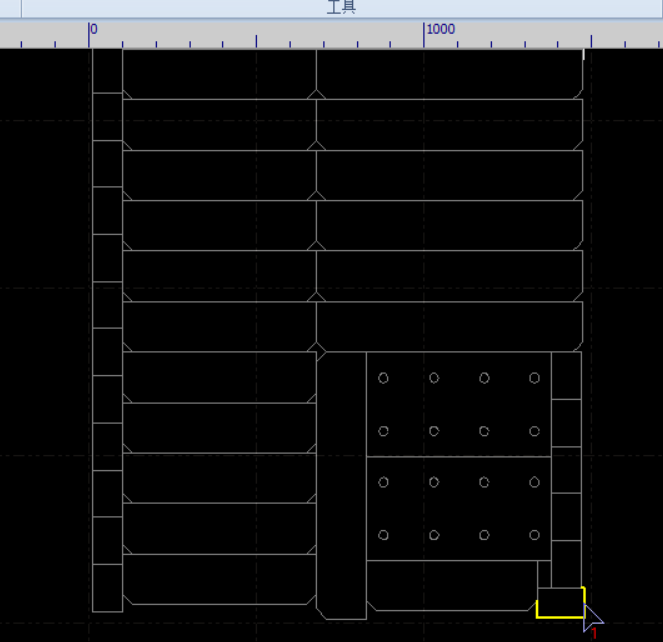
#> input picture ai_control_toolpath/light.png, 663 x 642 px
$ python HoughLinesP.py
#> lines starting #> are read from the running program, lines starting #| are printed output that depends on the picture; after the words box and inside, x2 and y2 are one past the last pixel; in counts of white or black regions, pixels touching at a corner belong together
import cv2
import numpy as np
from tkinter import Tk
from tkinter.filedialog import askopenfilename
import matplotlib.pyplot as plt

Tk().withdraw()

print("请选择一张刀路图（S形，从下往上走）...")
file_path = askopenfilename(
    title="选择刀路图像",
    filetypes=[("Image files", "*.jpg *.jpeg *.png *.bmp")]
)
#> the answer given: light.png

if not file_path:
    print("未选择图片，程序退出。")
    exit()

src = cv2.imread(file_path)
#> src is the input picture: shape (642, 663, 3); mean B, G, R 19.9, 19.4, 18.9
if src is None:
    print("无法读取图片。")
    exit()

height, width = src.shape[:2]
#> height = 642; width = 663

# === 1. 颜色二值化 ===
lower_cyan = np.array([200, 200, 0])
upper_cyan = np.array([255, 255, 50])
binary_lit = cv2.inRange(src, lower_cyan, upper_cyan)
#> binary_lit: shape (642, 663); every value is 0

lower_yellow = np.array([0, 200, 200])
upper_yellow = np.array([50, 255, 255])
binary_unlit = cv2.inRange(src, lower_yellow, upper_yellow)
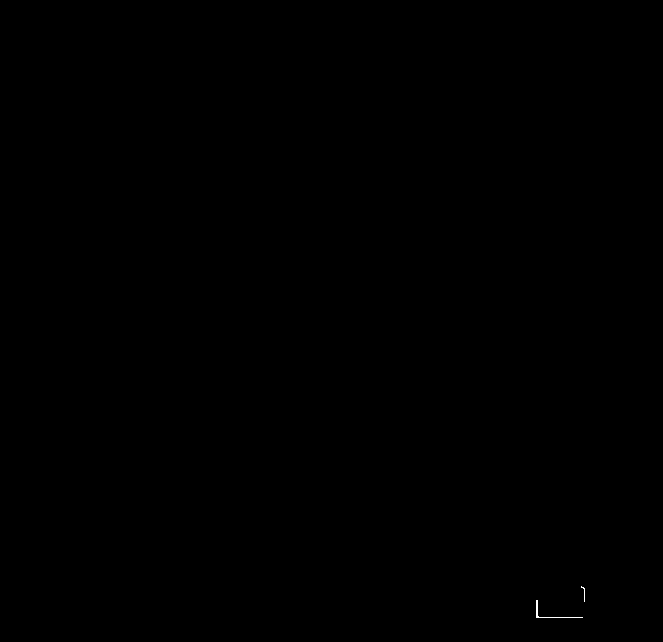
#> binary_unlit: shape (642, 663); 0.02% white in thin lines or dots, all inside (x1, y1, x2, y2) = (536, 586, 585, 618)

# === 2. 合并所有刀路线（用于边缘检测）===
binary_all = cv2.bitwise_or(binary_lit, binary_unlit)

# 可选：轻微膨胀连接断点
kernel = np.ones((2, 2), np.uint8)
binary_all = cv2.dilate(binary_all, kernel, iterations=1)
#> binary_all: shape (642, 663); 0.04% white in thin lines or dots, all inside (x1, y1, x2, y2) = (536, 586, 586, 619)

# Canny 边缘检测（为霍夫变换准备）
edges = cv2.Canny(binary_all, 50, 150, apertureSize=3)
#> edges: shape (642, 663); 0.03% white in thin lines or dots, all inside (x1, y1, x2, y2) = (535, 586, 586, 619)

# === 3. 使用 HoughLinesP 检测线段（比 LSD 更可控）===
lines = cv2.HoughLinesP(
    edges,
    rho=1,
    theta=np.pi / 180,
    threshold=20,          # 累加器阈值，越低越敏感
    minLineLength=15,      # 最小线段长度（像素）
    maxLineGap=8           # 允许的最大间隙（用于连接短线）
)
#> lines = [[535, 616, 582, 616]]

if lines is None or len(lines) == 0:
    print("未检测到任何线段。")
    exit()

all_lines = lines  # shape: (N, 1, 4)
#> all_lines = [[535, 616, 582, 616]]

# === 4. 按行分组 ===
row_height = 25
rows = {}
for line in all_lines:
    x1, y1, x2, y2 = line[0]
    mid_y = (y1 + y2) / 2
    row_id = int(mid_y // row_height)
    if row_id not in rows:
        rows[row_id] = []
    rows[row_id].append((x1, y1, x2, y2))
#> this loop made 1 pass
#> (x1, y1, x2, y2, mid_y, row_id) on pass 1: (535, 616, 582, 616, 616, 24)
#> after the loop, rows = {24: [(535, 616, 582, 616)]}

# === 5-8. 保持原有逻辑不变（从下往上找当前行、分析、可视化）===
sorted_row_ids = sorted(rows.keys())
#> sorted_row_ids = [24]
current_row_info = None

for row_id in sorted_row_ids:
    y_min = row_id * row_height
    y_max = (row_id + 1) * row_height

    has_lit = False
    has_unlit = False
    lit_side = None

    for (x1, y1, x2, y2) in rows[row_id]:
        seg_mask = np.zeros((height, width), dtype=np.uint8)
        cv2.line(seg_mask, (int(x1), int(y1)), (int(x2), int(y2)), 255, thickness=2)

        total = cv2.countNonZero(seg_mask)
        if total == 0:
            continue

        lit_px = cv2.countNonZero(cv2.bitwise_and(seg_mask, binary_lit))
        unlit_px = cv2.countNonZero(cv2.bitwise_and(seg_mask, binary_unlit))

        if lit_px / total > 0.3:
            has_lit = True
            lit_side = 'left' if (x1 + x2) / 2 < width / 2 else 'right'
        if unlit_px / total > 0.3:
            has_unlit = True

    if has_lit and has_unlit:
        current_row_info = {'row_id': row_id, 'y_range': (y_min, y_max), 'lit_side': lit_side}
        break
#> this loop made 1 pass
#> (row_id, y_min, y_max) on pass 1: (24, 600, 625)
#> seg_mask: shape (642, 663); 0.03% white; 1 white region, box (x1, y1, x2, y2) and area: (534, 615, 584, 618) 146

if current_row_info is None:
    total_lit = cv2.countNonZero(binary_lit)
#> total_lit = 0
    if total_lit / (height * width) > 0.9:
        print("\n✅ 刀路已完成。")
    elif sorted_row_ids:
        bottom_row_id = sorted_row_ids[0]
#> bottom_row_id = 24
        y_min = bottom_row_id * row_height
        y_max = (bottom_row_id + 1) * row_height
        current_row_info = {'row_id': bottom_row_id, 'y_range': (y_min, y_max), 'lit_side': None}
        print("\nℹ️ 刀路尚未开始。")

# === 可视化 ===
fig, axes = plt.subplots(1, 3, figsize=(21, 6))

# 原图
axes[0].imshow(cv2.cvtColor(src, cv2.COLOR_BGR2RGB))
axes[0].set_title('原始刀路图')
axes[0].axis('off')

# 线段状态图
status_canvas = np.ones_like(src) * 255
for line in all_lines:
    x1, y1, x2, y2 = line[0]
    seg_mask = np.zeros((height, width), dtype=np.uint8)
    cv2.line(seg_mask, (int(x1), int(y1)), (int(x2), int(y2)), 255, 2)
    total = cv2.countNonZero(seg_mask)
    if total == 0:
        color = (150, 150, 150)
    else:
        lit_px = cv2.countNonZero(cv2.bitwise_and(seg_mask, binary_lit))
        unlit_px = cv2.countNonZero(cv2.bitwise_and(seg_mask, binary_unlit))
        if lit_px / total > 0.3:
            color = (0, 255, 0)
        elif unlit_px / total > 0.3:
            color = (0, 100, 255)
        else:
            color = (150, 150, 150)
    cv2.line(status_canvas, (int(x1), int(y1)), (int(x2), int(y2)), color, 2)
#> this loop made 1 pass
#> (x1, y1, x2, y2, total, lit_px, unlit_px, color) on pass 1: (535, 616, 582, 616, 146, 0, 52, (0, 100, 255))
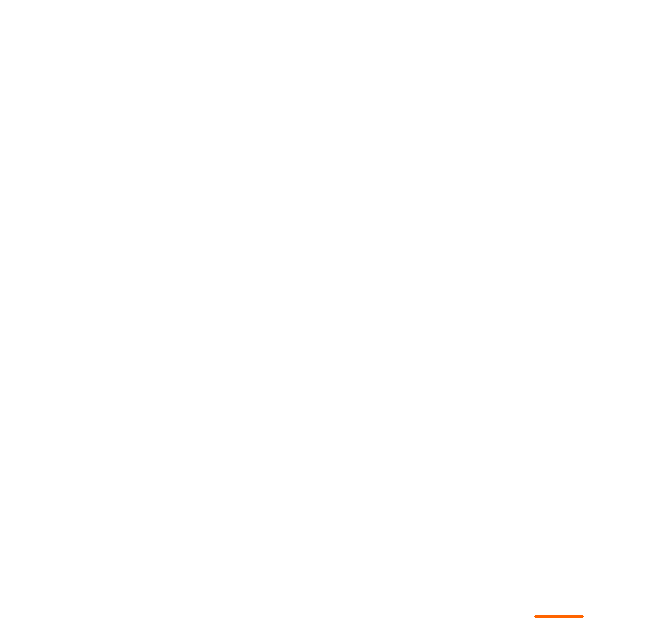
#> status_canvas: shape (642, 663, 3); mean of channels 0, 1, 2 254.9, 254.9, 255; drawn as B, G, R

axes[1].imshow(cv2.cvtColor(status_canvas, cv2.COLOR_BGR2RGB))
axes[1].set_title('检测线段（绿=点亮，橙=未点亮）')
axes[1].axis('off')

# 分析图
result_img = src.copy()
if current_row_info:
    y_min, y_max = current_row_info['y_range']
    cv2.rectangle(result_img, (0, int(y_min)), (width, int(y_max)), (255, 0, 0), 3)
    row_id = current_row_info['row_id']
    if row_id in rows:
        for (x1, y1, x2, y2) in rows[row_id]:
            mid_y = (y1 + y2) / 2
            if y_min <= mid_y <= y_max:
                seg_mask = np.zeros((height, width), dtype=np.uint8)
                cv2.line(seg_mask, (int(x1), int(y1)), (int(x2), int(y2)), 255, 2)
                lit_px = cv2.countNonZero(cv2.bitwise_and(seg_mask, binary_lit))
                unlit_px = cv2.countNonZero(cv2.bitwise_and(seg_mask, binary_unlit))
                color = (0, 255, 0) if lit_px > unlit_px else (0, 100, 255)
                cv2.line(result_img, (int(x1), int(y1)), (int(x2), int(y2)), color, 2)
#> this loop made 1 pass
#> (x1, y1, x2, y2, mid_y, lit_px, unlit_px, color) on pass 1: (535, 616, 582, 616, 616, 0, 52, (0, 100, 255))
#> result_img: shape (642, 663, 3); mean B, G, R 23.9, 19.3, 18.9
    text = f"当前行: {'左' if current_row_info['lit_side'] == 'left' else '右'}已点亮" \
           if current_row_info['lit_side'] else "起始行"
#> text = '起始行'
    cv2.putText(result_img, text, (10, int(y_min) + 20), cv2.FONT_HERSHEY_SIMPLEX, 0.6, (255, 255, 255), 2)
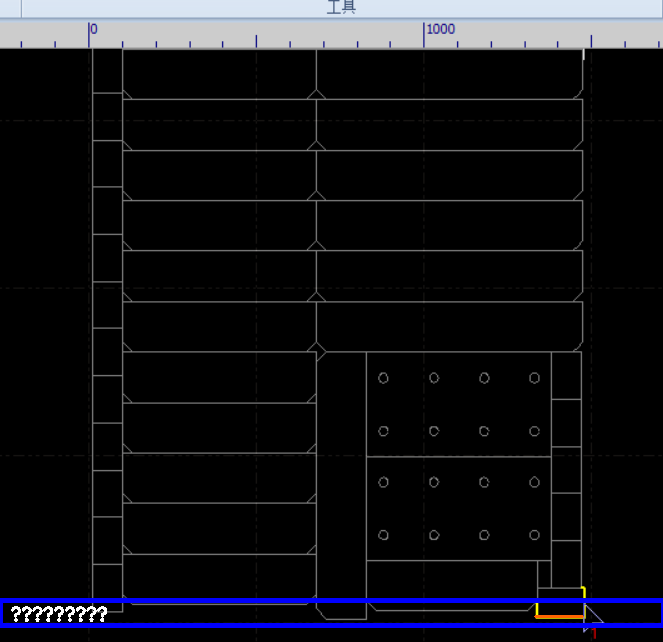
#> result_img: shape (642, 663, 3); mean B, G, R 24.3, 19.7, 19.3

axes[2].imshow(cv2.cvtColor(result_img, cv2.COLOR_BGR2RGB))
axes[2].set_title('刀路状态分析（蓝框=当前行）')
axes[2].axis('off')

plt.tight_layout()
plt.show()
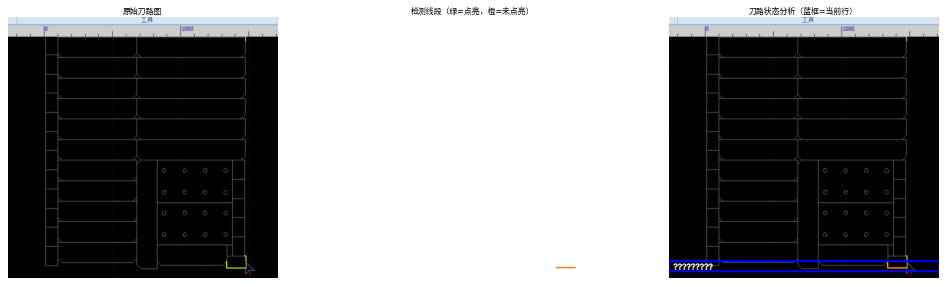
#> figure drawn by matplotlib, 3 panels

print(f"\n📊 调试信息:")
print(f"- 图像尺寸: {width} x {height}")
#| - 图像尺寸: 663 x 642
print(f"- 检测线段数: {len(all_lines)}")
#| - 检测线段数: 1
print(f"- 分组行数: {len(rows)}")
#| - 分组行数: 1
print(f"- 行高度: {row_height} 像素")
